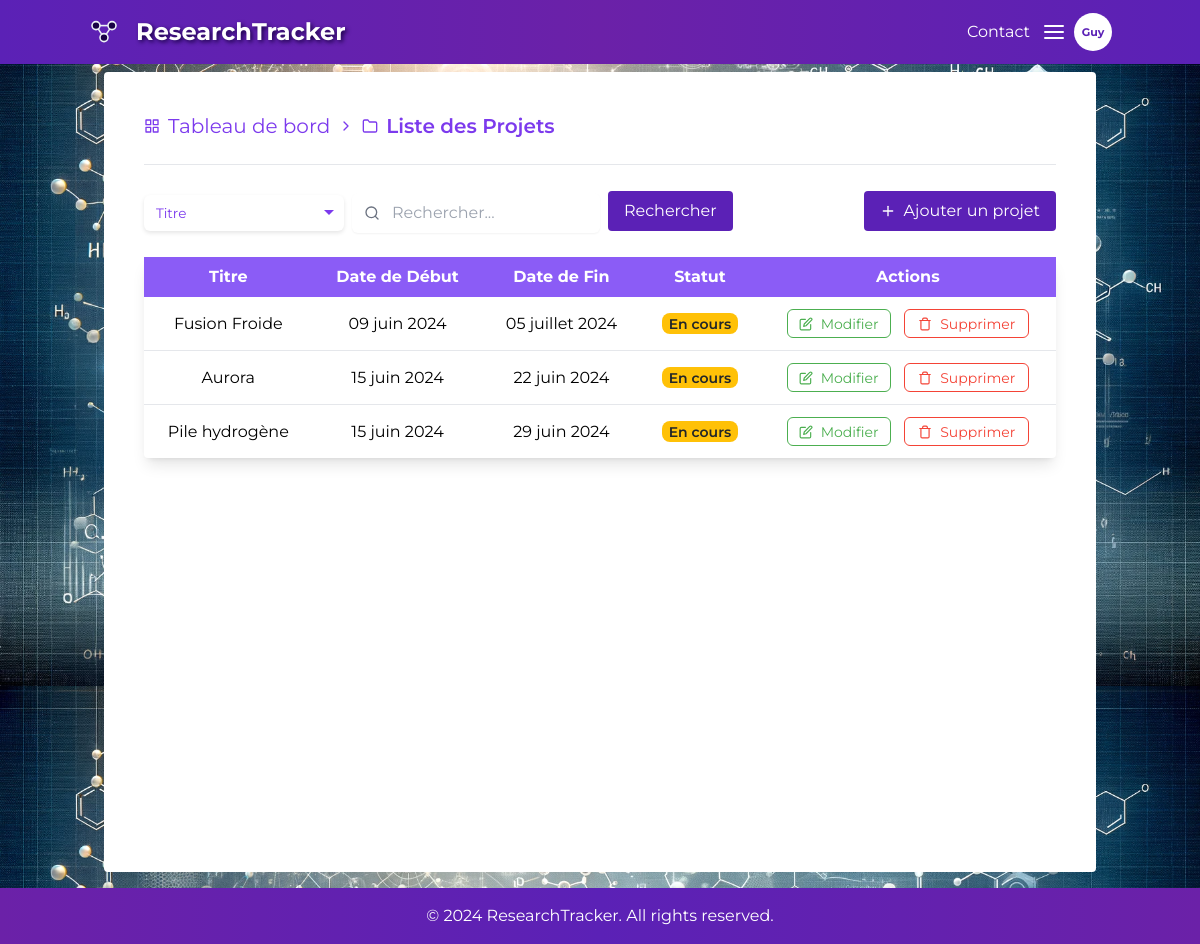
/projets/list/ (signed in), run on an earlier commit of the app's database.
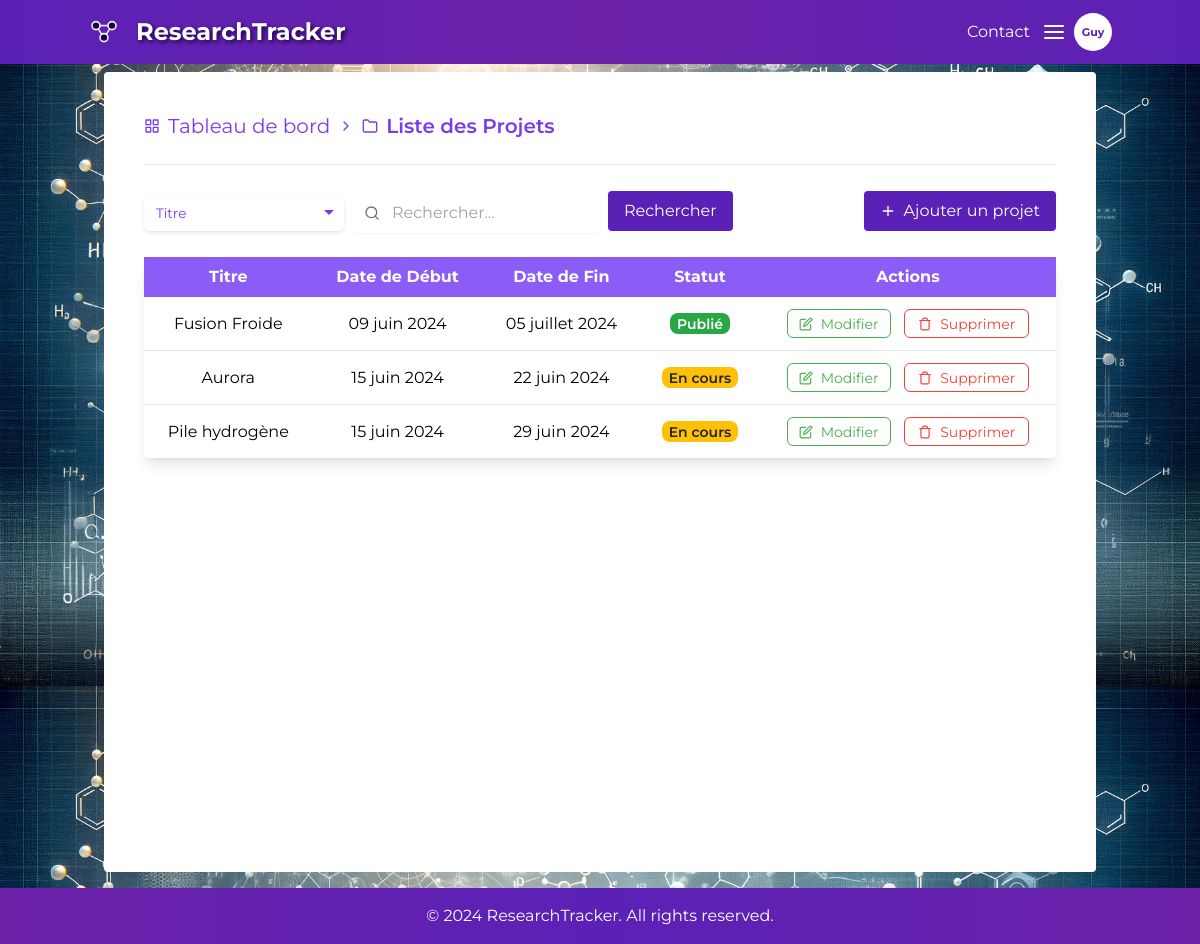
And on a later commit of the database.
### projects/models.py (models this page shows, shortened)
class Project(models.Model):
    STATUS_CHOICES = [
        ('in_progress', 'En cours'),
        ('published', 'Publié'),
        ('rejected', 'Rejeté'),
        ('corrected', 'Corrigé'),
    ]
    user = models.ForeignKey(settings.AUTH_USER_MODEL, related_name='owned_projects', on_delete=models.CASCADE)
    collaborators = models.ManyToManyField(settings.AUTH_USER_MODEL, related_name='collaborative_projects', blank=True)
    title = models.CharField(max_length=200)
    description = CKEditor5Field(blank=True, null=True)
    start_date = models.DateField()
    end_date = models.DateField()
    status = models.CharField(max_length=20, choices=STATUS_CHOICES, default='in_progress')
    class Meta:
        verbose_name = 'Projet'
        verbose_name_plural = 'Projets'

### projects/views.py (the view)
# urls.py: path('list/', ProjectListView.as_view(), name='project-list'),
class ProjectListView(ListView):
    model = Project
    template_name = 'projects/project_list.html'
    context_object_name = 'projects'
    def get_queryset(self):
        queryset = Project.objects.filter(user=self.request.user)
        query = self.request.GET.get('q')
        search_by = self.request.GET.get('search_by', 'title')
        if query:
            if search_by == 'title':
                queryset = queryset.filter(title__icontains=query)
            elif search_by == 'date':
                queryset = queryset.filter(start_date__icontains=query)
        return queryset
    def get_context_data(self, **kwargs):
        context = super().get_context_data(**kwargs)
        context['root'] = "project"
        return context

### authentication/models.py (called while the page is built)
    @property
    def initials(self):
        if self.last_name:
            return self.last_name[:3].capitalize()
        return self.username[:3].capitalize()

### projects/templates/projects/project_list.html (shortened to what this page needs)
{% extends "base.html" %}
{% block content %}
    <div class="container mx-auto bg-white p-10 h-screen rounded mt-2">
        <nav class="flex items-center text-xl mb-6 t text-violet-600 space-x-2">
            <a href="{% url 'dashboard' %}" class="flex items-center hover:underline">
            <i data-feather="grid" class="mr-2 md-icon feather-icon"></i>Tableau de bord</a>
            <i data-feather="chevron-right" class="mr-2 md-icon feather-icon"></i>
            <i data-feather="folder" class="mr-2 md-icon feather-icon"></i><span class="font-semibold">Liste des Projets</span>
        </nav>
        <hr class="mb-6">
        <div class="flex justify-between items-center mb-4">
            <form method="get" action="{% url 'project-list' %}" class="flex items-center space-x-2">
                <div class="custom-select">
                    <select name="search_by"
                            class="form-select mt-1 block w-full py-2 rounded-md border-gray-300 shadow-sm focus:border-violet-400 focus:ring focus:ring-violet-500 focus:ring-opacity-70">
                        <option value="title">Titre</option>
                    </select>
                </div>
                <div class="relative">
                    <input type="text" name="q" placeholder="Rechercher..."
                           class="form-input mt-1 block w-full pl-10 pr-4 py-2 rounded-md border-gray-300 shadow-sm focus:border-violet-400 focus:ring focus:ring-violet-600 focus:ring-opacity-50 focus:outline-none ">
                    <div class="absolute inset-y-0 left-0 pl-3 flex items-center pointer-events-none">
                    </div>
                </div>
                <button type="submit"
                        class="bg-violet-800 text-white px-4 py-2 rounded ring-violet-600 hover:bg-violet-900">
                    Rechercher
                </button>
            </form>
            <a href="{% url 'project-create' %}"
               class="flex items-center bg-violet-800 text-white px-4 py-2 rounded hover:bg-violet-900">
                <i data-feather="plus" class="mr-2 md-icon feather-icon"></i>Ajouter un projet
            </a>
        </div>
        <table class="min-w-full bg-white mt-6 shadow-lg rounded">
            <thead class="bg-violet-500 text-white">
            <tr>
                <th class="py-2 px-4">Titre</th>
                <th class="py-2 px-4">Date de Début</th>
                <th class="py-2 px-4">Date de Fin</th>
                <th class="py-2 px-4">Statut</th>
                <th class="py-2 px-4">Actions</th>
            </tr>
            </thead>
            <tbody class="divide-y divide-gray-200">
            {% for project in projects %}
                <tr class="text-center hover:bg-gray-100">
                    <td class="py-2 px-4"><a class="hover:text-violet-700 hover:underline" href="{% url 'project-detail' project.pk %}">{{ project.title }}</a></td>
                    <td class="py-2 px-4">{{ project.start_date|date:"d F Y" }}</td>
                    <td class="py-2 px-4">{{ project.end_date|date:"d F Y" }}</td>
                    <td class="py-2 px-4">
                        <span class="badge badge-{{ project.status }}">{{ project.get_status_display }}</span>
                    </td>
                    <td class="py-3 px-5 flex justify-around">
                        <a href="{% url 'project-edit' project.pk %}" class="text-sm button-edit flex items-center">
                            <i data-feather="edit" class="sm-icon mr-2"></i>Modifier
                        </a>
                        <button type="button" class="text-sm button-delete flex items-center" onclick="openModal({{ project.pk }},'{{ project.title }}')">
                            <i data-feather="trash" class="sm-icon mr-2"></i>Supprimer
                        </button>
                    </td>
                </tr>
            {% endfor %}
            </tbody>
        </table>
    </div>
{% endblock %}

What changed in the data, as far as the page shows it:
changed Project "Fusion Froide": status "En cours" → "Publié"
